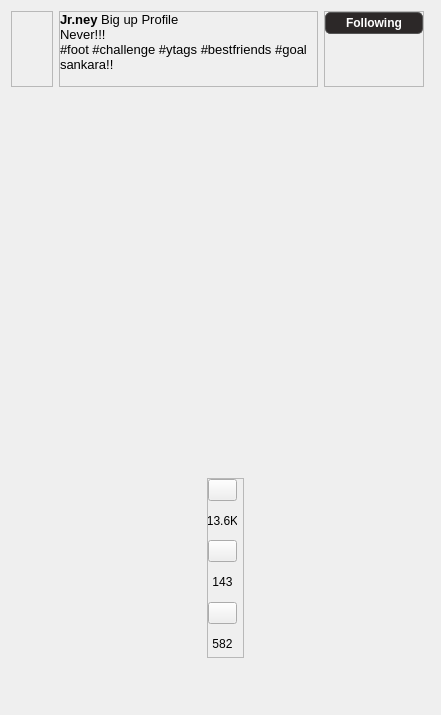
<?xml version="1.0" encoding="UTF-8"?>
<ui version="4.0">
 <class>AcceuilWidget</class>
 <widget class="QWidget" name="AcceuilWidget">
  <property name="geometry">
   <rect>
    <x>0</x>
    <y>0</y>
    <width>441</width>
    <height>715</height>
   </rect>
  </property>
  <property name="sizePolicy">
   <sizepolicy hsizetype="Fixed" vsizetype="Fixed">
    <horstretch>0</horstretch>
    <verstretch>0</verstretch>
   </sizepolicy>
  </property>
  <property name="minimumSize">
   <size>
    <width>441</width>
    <height>715</height>
   </size>
  </property>
  <property name="maximumSize">
   <size>
    <width>441</width>
    <height>715</height>
   </size>
  </property>
  <property name="windowTitle">
   <string>Form</string>
  </property>
  <property name="styleSheet">
   <string notr="true"/>
  </property>
  <layout class="QVBoxLayout" name="verticalLayout">
   <item>
    <widget class="QWidget" name="widget_58" native="true">
     <property name="sizePolicy">
      <sizepolicy hsizetype="Fixed" vsizetype="Fixed">
       <horstretch>0</horstretch>
       <verstretch>0</verstretch>
      </sizepolicy>
     </property>
     <property name="maximumSize">
      <size>
       <width>413</width>
       <height>85</height>
      </size>
     </property>
     <layout class="QHBoxLayout" name="horizontalLayout_28">
      <property name="leftMargin">
       <number>0</number>
      </property>
      <property name="topMargin">
       <number>0</number>
      </property>
      <property name="rightMargin">
       <number>0</number>
      </property>
      <property name="bottomMargin">
       <number>0</number>
      </property>
      <item>
       <widget class="QFrame" name="frame_84">
        <property name="sizePolicy">
         <sizepolicy hsizetype="Fixed" vsizetype="Expanding">
          <horstretch>0</horstretch>
          <verstretch>0</verstretch>
         </sizepolicy>
        </property>
        <property name="minimumSize">
         <size>
          <width>0</width>
          <height>59</height>
         </size>
        </property>
        <property name="frameShape">
         <enum>QFrame::StyledPanel</enum>
        </property>
        <property name="frameShadow">
         <enum>QFrame::Raised</enum>
        </property>
        <layout class="QVBoxLayout" name="verticalLayout_123">
         <property name="spacing">
          <number>0</number>
         </property>
         <property name="leftMargin">
          <number>0</number>
         </property>
         <property name="topMargin">
          <number>0</number>
         </property>
         <property name="rightMargin">
          <number>0</number>
         </property>
         <property name="bottomMargin">
          <number>0</number>
         </property>
         <item alignment="Qt::AlignLeft|Qt::AlignTop">
          <widget class="QLabel" name="label_135">
           <property name="sizePolicy">
            <sizepolicy hsizetype="Fixed" vsizetype="Fixed">
             <horstretch>0</horstretch>
             <verstretch>0</verstretch>
            </sizepolicy>
           </property>
           <property name="minimumSize">
            <size>
             <width>40</width>
             <height>40</height>
            </size>
           </property>
           <property name="maximumSize">
            <size>
             <width>40</width>
             <height>40</height>
            </size>
           </property>
           <property name="text">
            <string/>
           </property>
           <property name="pixmap">
            <pixmap resource="../resources.qrc">:/assets/images/assets/images/profile/circled3.png</pixmap>
           </property>
           <property name="scaledContents">
            <bool>true</bool>
           </property>
           <property name="alignment">
            <set>Qt::AlignJustify|Qt::AlignTop</set>
           </property>
           <property name="wordWrap">
            <bool>true</bool>
           </property>
          </widget>
         </item>
         <item>
          <spacer name="verticalSpacer_10">
           <property name="orientation">
            <enum>Qt::Vertical</enum>
           </property>
           <property name="sizeHint" stdset="0">
            <size>
             <width>20</width>
             <height>8</height>
            </size>
           </property>
          </spacer>
         </item>
        </layout>
       </widget>
      </item>
      <item>
       <widget class="QFrame" name="frame_85">
        <property name="sizePolicy">
         <sizepolicy hsizetype="Preferred" vsizetype="Expanding">
          <horstretch>0</horstretch>
          <verstretch>0</verstretch>
         </sizepolicy>
        </property>
        <property name="frameShape">
         <enum>QFrame::StyledPanel</enum>
        </property>
        <property name="frameShadow">
         <enum>QFrame::Raised</enum>
        </property>
        <layout class="QVBoxLayout" name="verticalLayout_124">
         <property name="spacing">
          <number>0</number>
         </property>
         <property name="leftMargin">
          <number>0</number>
         </property>
         <property name="topMargin">
          <number>0</number>
         </property>
         <property name="rightMargin">
          <number>0</number>
         </property>
         <property name="bottomMargin">
          <number>0</number>
         </property>
         <item>
          <widget class="QLabel" name="label_136">
           <property name="sizePolicy">
            <sizepolicy hsizetype="Preferred" vsizetype="Expanding">
             <horstretch>0</horstretch>
             <verstretch>0</verstretch>
            </sizepolicy>
           </property>
           <property name="text">
            <string>&lt;html&gt;&lt;head/&gt;&lt;body&gt;&lt;p&gt;&lt;span style=&quot; font-size:10pt; font-weight:600;&quot;&gt;Jr.ney&lt;/span&gt;&lt;img src=&quot;:/images/images/app/twitter-verified-png-original.png&quot; width=&quot;10&quot;/&gt;&lt;span style=&quot; font-size:10pt;&quot;&gt; Big up Profile&lt;br/&gt;Never!!! &lt;br/&gt;#foot #challenge #ytags #bestfriends #goal sankara!!&lt;/span&gt;&lt;span style=&quot; font-size:9pt;&quot;&gt;&lt;br/&gt;&lt;/span&gt;&lt;/p&gt;&lt;/body&gt;&lt;/html&gt;</string>
           </property>
           <property name="wordWrap">
            <bool>true</bool>
           </property>
          </widget>
         </item>
        </layout>
       </widget>
      </item>
      <item>
       <widget class="QFrame" name="frame_86">
        <property name="sizePolicy">
         <sizepolicy hsizetype="Fixed" vsizetype="Preferred">
          <horstretch>0</horstretch>
          <verstretch>0</verstretch>
         </sizepolicy>
        </property>
        <property name="minimumSize">
         <size>
          <width>100</width>
          <height>0</height>
         </size>
        </property>
        <property name="frameShape">
         <enum>QFrame::StyledPanel</enum>
        </property>
        <property name="frameShadow">
         <enum>QFrame::Raised</enum>
        </property>
        <layout class="QVBoxLayout" name="verticalLayout_127">
         <property name="spacing">
          <number>0</number>
         </property>
         <property name="leftMargin">
          <number>0</number>
         </property>
         <property name="topMargin">
          <number>0</number>
         </property>
         <property name="rightMargin">
          <number>0</number>
         </property>
         <property name="bottomMargin">
          <number>0</number>
         </property>
         <item alignment="Qt::AlignTop">
          <widget class="QPushButton" name="pushButton_102">
           <property name="sizePolicy">
            <sizepolicy hsizetype="Preferred" vsizetype="Fixed">
             <horstretch>0</horstretch>
             <verstretch>0</verstretch>
            </sizepolicy>
           </property>
           <property name="styleSheet">
            <string notr="true">color:white;
border: 1px solid #555;
padding: 3px 5px;
font-weight: bold;
border-radius: 5px;
background-color: #2C2828</string>
           </property>
           <property name="text">
            <string>Following</string>
           </property>
          </widget>
         </item>
        </layout>
       </widget>
      </item>
     </layout>
    </widget>
   </item>
   <item>
    <widget class="QWidget" name="postPlayWidget" native="true">
     <property name="sizePolicy">
      <sizepolicy hsizetype="Fixed" vsizetype="Expanding">
       <horstretch>0</horstretch>
       <verstretch>0</verstretch>
      </sizepolicy>
     </property>
     <property name="minimumSize">
      <size>
       <width>397</width>
       <height>553</height>
      </size>
     </property>
     <property name="maximumSize">
      <size>
       <width>397</width>
       <height>16777215</height>
      </size>
     </property>
     <property name="layoutDirection">
      <enum>Qt::LeftToRight</enum>
     </property>
     <widget class="QWidget" name="horizontalLayoutWidget">
      <property name="geometry">
       <rect>
        <x>30</x>
        <y>19</y>
        <width>341</width>
        <height>561</height>
       </rect>
      </property>
      <layout class="QHBoxLayout" name="acceuilLayout">
       <property name="spacing">
        <number>0</number>
       </property>
       <property name="leftMargin">
        <number>9</number>
       </property>
       <property name="rightMargin">
        <number>0</number>
       </property>
       <item>
        <widget class="QWidget" name="SCLWidget" native="true">
         <property name="minimumSize">
          <size>
           <width>43</width>
           <height>532</height>
          </size>
         </property>
         <property name="maximumSize">
          <size>
           <width>56</width>
           <height>532</height>
          </size>
         </property>
         <property name="layoutDirection">
          <enum>Qt::RightToLeft</enum>
         </property>
         <layout class="QVBoxLayout" name="verticalLayout_23">
          <property name="rightMargin">
           <number>0</number>
          </property>
          <property name="bottomMargin">
           <number>0</number>
          </property>
          <item>
           <spacer name="verticalSpacer_11">
            <property name="orientation">
             <enum>Qt::Vertical</enum>
            </property>
            <property name="sizeType">
             <enum>QSizePolicy::Maximum</enum>
            </property>
            <property name="sizeHint" stdset="0">
             <size>
              <width>20</width>
              <height>390</height>
             </size>
            </property>
           </spacer>
          </item>
          <item>
           <widget class="QFrame" name="frame_87">
            <property name="minimumSize">
             <size>
              <width>37</width>
              <height>180</height>
             </size>
            </property>
            <property name="maximumSize">
             <size>
              <width>37</width>
              <height>16777215</height>
             </size>
            </property>
            <property name="frameShape">
             <enum>QFrame::StyledPanel</enum>
            </property>
            <property name="frameShadow">
             <enum>QFrame::Raised</enum>
            </property>
            <layout class="QVBoxLayout" name="verticalLayout_126">
             <property name="spacing">
              <number>6</number>
             </property>
             <property name="leftMargin">
              <number>0</number>
             </property>
             <property name="topMargin">
              <number>0</number>
             </property>
             <property name="rightMargin">
              <number>6</number>
             </property>
             <property name="bottomMargin">
              <number>0</number>
             </property>
             <item>
              <widget class="QPushButton" name="pushButton_99">
               <property name="minimumSize">
                <size>
                 <width>0</width>
                 <height>0</height>
                </size>
               </property>
               <property name="maximumSize">
                <size>
                 <width>16777215</width>
                 <height>16777215</height>
                </size>
               </property>
               <property name="layoutDirection">
                <enum>Qt::RightToLeft</enum>
               </property>
               <property name="text">
                <string/>
               </property>
               <property name="icon">
                <iconset resource="../resources.qrc">
                 <normaloff>:/assets/icons/assets/icons/feather/heart.svg</normaloff>:/assets/icons/assets/icons/feather/heart.svg</iconset>
               </property>
               <property name="iconSize">
                <size>
                 <width>24</width>
                 <height>24</height>
                </size>
               </property>
              </widget>
             </item>
             <item>
              <widget class="QLabel" name="label_137">
               <property name="text">
                <string>13.6K</string>
               </property>
               <property name="alignment">
                <set>Qt::AlignCenter</set>
               </property>
              </widget>
             </item>
             <item>
              <widget class="QPushButton" name="pushButton_100">
               <property name="text">
                <string/>
               </property>
               <property name="icon">
                <iconset resource="../resources.qrc">
                 <normaloff>:/assets/icons/assets/icons/feather/message-circle.svg</normaloff>:/assets/icons/assets/icons/feather/message-circle.svg</iconset>
               </property>
               <property name="iconSize">
                <size>
                 <width>24</width>
                 <height>24</height>
                </size>
               </property>
              </widget>
             </item>
             <item>
              <widget class="QLabel" name="label_138">
               <property name="text">
                <string>143</string>
               </property>
               <property name="alignment">
                <set>Qt::AlignCenter</set>
               </property>
              </widget>
             </item>
             <item>
              <widget class="QPushButton" name="pushButton_101">
               <property name="text">
                <string/>
               </property>
               <property name="icon">
                <iconset resource="../resources.qrc">
                 <normaloff>:/assets/icons/assets/icons/feather/share-2.svg</normaloff>:/assets/icons/assets/icons/feather/share-2.svg</iconset>
               </property>
               <property name="iconSize">
                <size>
                 <width>24</width>
                 <height>24</height>
                </size>
               </property>
              </widget>
             </item>
             <item>
              <widget class="QLabel" name="label_139">
               <property name="text">
                <string>582</string>
               </property>
               <property name="alignment">
                <set>Qt::AlignCenter</set>
               </property>
              </widget>
             </item>
            </layout>
           </widget>
          </item>
         </layout>
        </widget>
       </item>
      </layout>
     </widget>
    </widget>
   </item>
  </layout>
 </widget>
 <resources>
  <include location="../resources.qrc"/>
  <include location="../resources.qrc"/>
 </resources>
 <connections/>
</ui>
